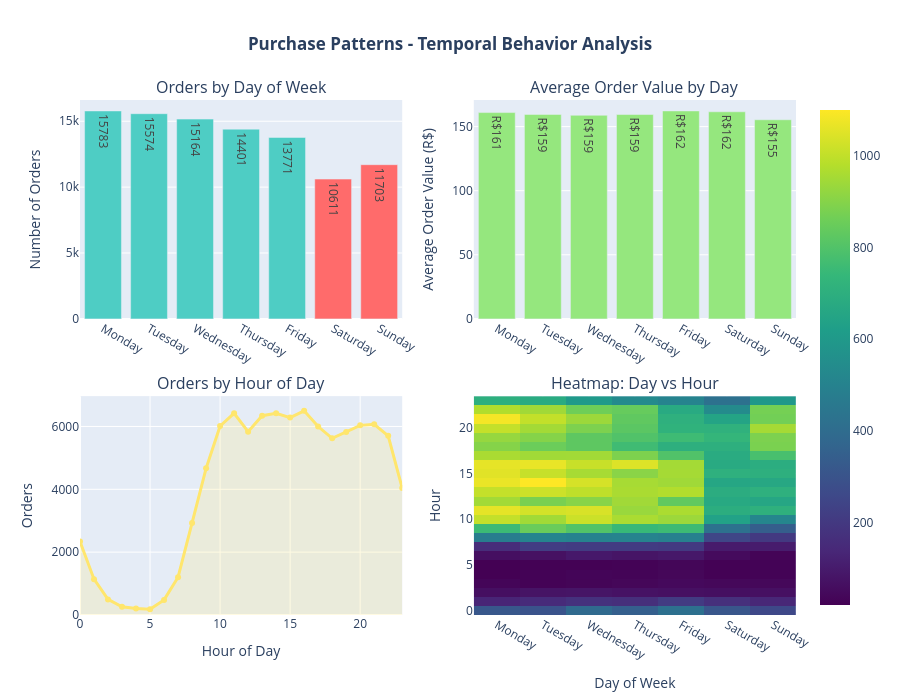

Notebook source saved alongside this figure:
### Markdown cell above
### Seasonality Patterns
Understanding weekly and hourly patterns can optimize operations and marketing efforts.

### Code cell
dow_analysis = completed_orders.groupby('weekday_name').agg({
    'order_id': 'count',
    'total_payment': 'mean',
    'review_score': 'mean'
}).round(2)

day_order = ['Monday', 'Tuesday', 'Wednesday', 'Thursday', 'Friday', 'Saturday', 'Sunday']
dow_analysis = dow_analysis.reindex(day_order)

hour_analysis = completed_orders.groupby('purchase_hour').agg({
    'order_id': 'count',
    'total_payment': 'sum'
}).rename(columns={'order_id': 'orders', 'total_payment': 'revenue'})

fig = make_subplots(
    rows=2, cols=2,
    subplot_titles=('Orders by Day of Week', 'Average Order Value by Day',
                   'Orders by Hour of Day', 'Heatmap: Day vs Hour'),
    specs=[[{'type': 'bar'}, {'type': 'bar'}],
           [{'type': 'scatter'}, {'type': 'heatmap'}]],
    vertical_spacing=0.15
)

fig.add_trace(
    go.Bar(x=dow_analysis.index, 
           y=dow_analysis['order_id'],
           marker_color=['#FF6B6B' if day in ['Saturday', 'Sunday'] else '#4ECDC4' 
                        for day in dow_analysis.index],
           text=dow_analysis['order_id'],
           textposition='auto'),
    row=1, col=1
)

fig.add_trace(
    go.Bar(x=dow_analysis.index, 
           y=dow_analysis['total_payment'],
           marker_color='#95E77E',
           text=[f'R${val:.0f}' for val in dow_analysis['total_payment']],
           textposition='auto'),
    row=1, col=2
)

fig.add_trace(
    go.Scatter(x=hour_analysis.index, 
              y=hour_analysis['orders'],
              mode='lines+markers',
              line=dict(color='#FFE66D', width=3),
              fill='tozeroy',
              fillcolor='rgba(255, 230, 109, 0.2)'),
    row=2, col=1
)

pivot_day_hour = completed_orders.pivot_table(
    values='order_id',
    index='purchase_hour',
    columns='weekday_name',
    aggfunc='count',
    fill_value=0
)[day_order]

fig.add_trace(
    go.Heatmap(z=pivot_day_hour.values,
              x=pivot_day_hour.columns,
              y=pivot_day_hour.index,
              colorscale='Viridis',
              showscale=True),
    row=2, col=2
)

fig.update_xaxes(title_text="Hour of Day", row=2, col=1)
fig.update_yaxes(title_text="Number of Orders", row=1, col=1)
fig.update_yaxes(title_text="Average Order Value (R$)", row=1, col=2)
fig.update_yaxes(title_text="Orders", row=2, col=1)
fig.update_xaxes(title_text="Day of Week", row=2, col=2)
fig.update_yaxes(title_text="Hour", row=2, col=2)

fig.update_layout(
    height=700,
    title_text="<b>Purchase Patterns - Temporal Behavior Analysis</b>",
    title_x=0.5,
    showlegend=False
)

fig.show()

best_day = dow_analysis['order_id'].idxmax()
best_hour = hour_analysis['orders'].idxmax()
weekend_vs_weekday = completed_orders[completed_orders['weekday_name'].isin(['Saturday', 'Sunday'])]['total_payment'].mean() / \
                     completed_orders[~completed_orders['weekday_name'].isin(['Saturday', 'Sunday'])]['total_payment'].mean()

### Figure 1 — Plotly figure (JSON) as saved in the notebook; plotly's stock layout.template omitted (floating-point values rounded to 4 significant figures; data arrays with more than 128 entries replaced by an {"elided": "..."} marker saying what was removed)
{"data": [{"marker": {"color": ["#4ECDC4", "#4ECDC4", "#4ECDC4", "#4ECDC4", "#4ECDC4", "#FF6B6B", "#FF6B6B"]}, "text": [15780.0, 15570.0, 15160.0, 14400.0, 13770.0, 10610.0, 11700.0], "textposition": "auto", "type": "bar", "x": ["Monday", "Tuesday", "Wednesday", "Thursday", "Friday", "Saturday", "Sunday"], "xaxis": "x", "y": [15783, 15574, 15164, 14401, 13771, 10611, 11703], "yaxis": "y"}, {"marker": {"color": "#95E77E"}, "text": ["R$161", "R$159", "R$159", "R$159", "R$162", "R$162", "R$155"], "textposition": "auto", "type": "bar", "x": ["Monday", "Tuesday", "Wednesday", "Thursday", "Friday", "Saturday", "Sunday"], "xaxis": "x2", "y": [160.9, 159.5, 158.8, 159.4, 162.2, 161.5, 155.3], "yaxis": "y2"}, {"fill": "tozeroy", "fillcolor": "rgba(255, 230, 109, 0.2)", "line": {"color": "#FFE66D", "width": 3}, "mode": "lines+markers", "type": "scatter", "x": [0, 1, 2, 3, 4, 5, 6, 7, 8, 9, 10, 11, 12, 13, 14, 15, 16, 17, 18, 19, 20, 21, 22, 23], "xaxis": "x3", "y": [2338, 1140, 496, 261, 205, 182, 481, 1204, 2930, 4668, 6015, 6420, 5833, 6342, 6419, 6282, 6498, 5998, 5623, 5824, 6035, 6071, 5702, 4040], "yaxis": "y3"}, {"colorscale": [[0, "#440154"], [0.1111, "#482878"], [0.2222, "#3e4989"], [0.3333, "#31688e"], [0.4444, "#26828e"], [0.5556, "#1f9e89"], [0.6667, "#35b779"], [0.7778, "#6ece58"], [0.8889, "#b5de2b"], [1, "#fde725"]], "showscale": true, "type": "heatmap", "x": ["Monday", "Tuesday", "Wednesday", "Thursday", "Friday", "Saturday", "Sunday"], "xaxis": "x4", "y": [0, 1, 2, 3, 4, 5, 6, 7, 8, 9, 10, 11, 12, 13, 14, 15, 16, 17, 18, 19, 20, 21, 22, 23], "yaxis": "y4", "z": {"elided": "24x7 int values"}}], "layout": {"annotations": [{"font": {"size": 16}, "showarrow": false, "text": "Orders by Day of Week", "x": 0.225, "xanchor": "center", "xref": "paper", "y": 1, "yanchor": "bottom", "yref": "paper"}, {"font": {"size": 16}, "showarrow": false, "text": "Average Order Value by Day", "x": 0.775, "xanchor": "center", "xref": "paper", "y": 1, "yanchor": "bottom", "yref": "paper"}, {"font": {"size": 16}, "showarrow": false, "text": "Orders by Hour of Day", "x": 0.225, "xanchor": "center", "xref": "paper", "y": 0.425, "yanchor": "bottom", "yref": "paper"}, {"font": {"size": 16}, "showarrow": false, "text": "Heatmap: Day vs Hour", "x": 0.775, "xanchor": "center", "xref": "paper", "y": 0.425, "yanchor": "bottom", "yref": "paper"}], "height": 700, "showlegend": false, "title": {"text": "<b>Purchase Patterns - Temporal Behavior Analysis</b>", "x": 0.5}, "xaxis": {"anchor": "y", "domain": [0, 0.45]}, "xaxis2": {"anchor": "y2", "domain": [0.55, 1]}, "xaxis3": {"anchor": "y3", "domain": [0, 0.45], "title": {"text": "Hour of Day"}}, "xaxis4": {"anchor": "y4", "domain": [0.55, 1], "title": {"text": "Day of Week"}}, "yaxis": {"anchor": "x", "domain": [0.575, 1], "title": {"text": "Number of Orders"}}, "yaxis2": {"anchor": "x2", "domain": [0.575, 1], "title": {"text": "Average Order Value (R$)"}}, "yaxis3": {"anchor": "x3", "domain": [0, 0.425], "title": {"text": "Orders"}}, "yaxis4": {"anchor": "x4", "domain": [0, 0.425], "title": {"text": "Hour"}}}}
